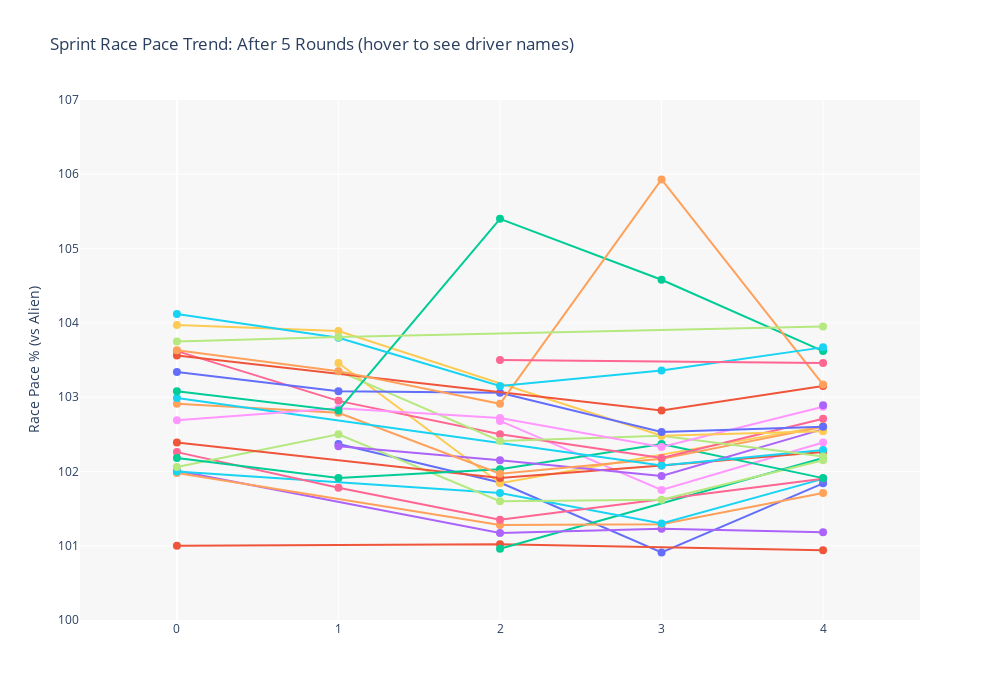

The notebook cell saved with this chart:
### Code cell
import plotly.graph_objects as go
import plotly.express as px

col_best = 'Best Race Pace % (vs Alien)'
col1 = 'Portimao Race Pace % (vs Alien)'
col2 = 'Le Mans Race Pace % (vs Alien)'
col3 = 'Interlagos Race Pace % (vs Alien)'
col4 = 'Monza Race Pace % (vs Alien)'
col5 = 'Sebring Race Pace % (vs Alien)'

time_lower = 100.0
time_upper = 107.0

# Build plot_df with friendly column names
plot_df = df2[['Driver_name', col_best, col1, col2, col3, col4, col5]].copy().rename(
    columns={col1: 'Portimao', col2: 'Le Mans', col3: 'Interlagos', col4: 'Monza', col5: 'Sebring'}
)
# Keep filter logic
plot_df = plot_df[plot_df[plot_df.columns[-1]].between(time_lower, time_upper)].reset_index(drop=True)
plot_df['best'] = plot_df[['Portimao', 'Le Mans', 'Interlagos', 'Monza', 'Sebring']].min(axis=1, skipna=True)
plot_df = plot_df.sort_values('best').reset_index(drop=True)

# Create Plotly figure
fig = go.Figure()

track_cols = ['Portimao', 'Le Mans', 'Interlagos', 'Monza', 'Sebring']
x_positions = list(range(len(track_cols)))

for idx, (_, row) in enumerate(plot_df.iterrows()):
    # Collect available (x, y) points for this driver
    pts = []
    for xi, col in enumerate(track_cols):
        val = row.get(col)
        if pd.notna(val):
            pts.append((xi, val))
    
    if not pts:
        continue
    
    xs, ys = list(zip(*pts))
    
    # Add line trace
    fig.add_trace(go.Scatter(
        x=xs,
        y=ys,
        mode='lines+markers',
        name=row['Driver_name'],
        hovertemplate='<b>' + row['Driver_name'] + '</b><br>%{customdata}<br>Pace: %{y:.2f}%<extra></extra>',
        customdata=[track_cols[int(i)] for i in xs],
        line=dict(width=2),
        marker=dict(size=8)
    ))

fig.update_layout(
    title='Sprint Race Pace Trend: After 5 Rounds (hover to see driver names)',
    xaxis=dict(
        tickmode='linear',
        tick0=0,
        dtick=1,
        ticktext=track_cols,
        tickvals=x_positions
    ),
    yaxis_title='Race Pace % (vs Alien)',
    hovermode='closest',
    plot_bgcolor='rgba(240, 240, 240, 0.5)',
    height=700,
    width=1000,
    showlegend=False,
    legend=dict(
        yanchor="top",
        y=0.99,
        xanchor="right",
        x=0.99,
        bgcolor="rgba(255, 255, 255, 0.8)"
    )
)

fig.update_yaxes(range=[time_lower, time_upper])
fig.update_xaxes(range=[-0.6, len(track_cols) - 1 + 0.6])

# Save to HTML
fig.write_html('sprint_race_pace_trend.html')
print("✓ Interactive plot saved to 'sprint_race_pace_trend.html'")

# Display in notebook
fig.show()

### Figure 1 — Plotly figure (JSON) as saved in the notebook; plotly's stock layout.template omitted (floating-point values rounded to 4 significant figures)
{"data": [{"customdata": ["Le Mans", "Interlagos", "Monza", "Sebring"], "hovertemplate": "<b>Guillermo Paret</b><br>%{customdata}<br>Pace: %{y:.2f}%<extra></extra>", "line": {"width": 2}, "marker": {"size": 8}, "mode": "lines+markers", "name": "Guillermo Paret", "type": "scatter", "x": [1, 2, 3, 4], "y": [102.4, 101.8, 100.9, 101.8]}, {"customdata": ["Portimao", "Interlagos", "Sebring"], "hovertemplate": "<b>Joris Butkus</b><br>%{customdata}<br>Pace: %{y:.2f}%<extra></extra>", "line": {"width": 2}, "marker": {"size": 8}, "mode": "lines+markers", "name": "Joris Butkus", "type": "scatter", "x": [0, 2, 4], "y": [101, 101.0, 100.9]}, {"customdata": ["Interlagos", "Sebring"], "hovertemplate": "<b>Avinash Ganti</b><br>%{customdata}<br>Pace: %{y:.2f}%<extra></extra>", "line": {"width": 2}, "marker": {"size": 8}, "mode": "lines+markers", "name": "Avinash Ganti", "type": "scatter", "x": [2, 4], "y": [101.0, 102.2]}, {"customdata": ["Portimao", "Interlagos", "Monza", "Sebring"], "hovertemplate": "<b>Greg Kachadurian</b><br>%{customdata}<br>Pace: %{y:.2f}%<extra></extra>", "line": {"width": 2}, "marker": {"size": 8}, "mode": "lines+markers", "name": "Greg Kachadurian", "type": "scatter", "x": [0, 2, 3, 4], "y": [102.0, 101.2, 101.2, 101.2]}, {"customdata": ["Portimao", "Interlagos", "Monza", "Sebring"], "hovertemplate": "<b>Michael Landry</b><br>%{customdata}<br>Pace: %{y:.2f}%<extra></extra>", "line": {"width": 2}, "marker": {"size": 8}, "mode": "lines+markers", "name": "Michael Landry", "type": "scatter", "x": [0, 2, 3, 4], "y": [102.0, 101.3, 101.3, 101.7]}, {"customdata": ["Portimao", "Interlagos", "Monza", "Sebring"], "hovertemplate": "<b>Donovan Bailey</b><br>%{customdata}<br>Pace: %{y:.2f}%<extra></extra>", "line": {"width": 2}, "marker": {"size": 8}, "mode": "lines+markers", "name": "Donovan Bailey", "type": "scatter", "x": [0, 2, 3, 4], "y": [102, 101.7, 101.3, 101.9]}, {"customdata": ["Portimao", "Le Mans", "Interlagos", "Sebring"], "hovertemplate": "<b>Jeffrey Aroyan</b><br>%{customdata}<br>Pace: %{y:.2f}%<extra></extra>", "line": {"width": 2}, "marker": {"size": 8}, "mode": "lines+markers", "name": "Jeffrey Aroyan", "type": "scatter", "x": [0, 1, 2, 4], "y": [102.3, 101.8, 101.3, 101.9]}, {"customdata": ["Portimao", "Le Mans", "Interlagos", "Monza", "Sebring"], "hovertemplate": "<b>Cyril Fortin</b><br>%{customdata}<br>Pace: %{y:.2f}%<extra></extra>", "line": {"width": 2}, "marker": {"size": 8}, "mode": "lines+markers", "name": "Cyril Fortin", "type": "scatter", "x": [0, 1, 2, 3, 4], "y": [102.1, 102.5, 101.6, 101.6, 102.2]}, {"customdata": ["Interlagos", "Monza", "Sebring"], "hovertemplate": "<b>Kelyan Locatelli</b><br>%{customdata}<br>Pace: %{y:.2f}%<extra></extra>", "line": {"width": 2}, "marker": {"size": 8}, "mode": "lines+markers", "name": "Kelyan Locatelli", "type": "scatter", "x": [2, 3, 4], "y": [102.7, 101.8, 102.4]}, {"customdata": ["Le Mans", "Interlagos", "Sebring"], "hovertemplate": "<b>John Pflibsen</b><br>%{customdata}<br>Pace: %{y:.2f}%<extra></extra>", "line": {"width": 2}, "marker": {"size": 8}, "mode": "lines+markers", "name": "John Pflibsen", "type": "scatter", "x": [1, 2, 4], "y": [103.5, 101.8, 102.6]}, {"customdata": ["Sebring"], "hovertemplate": "<b>William Neron</b><br>%{customdata}<br>Pace: %{y:.2f}%<extra></extra>", "line": {"width": 2}, "marker": {"size": 8}, "mode": "lines+markers", "name": "William Neron", "type": "scatter", "x": [4], "y": [101.9]}, {"customdata": ["Portimao", "Interlagos", "Monza", "Sebring"], "hovertemplate": "<b>Josh Popov</b><br>%{customdata}<br>Pace: %{y:.2f}%<extra></extra>", "line": {"width": 2}, "marker": {"size": 8}, "mode": "lines+markers", "name": "Josh Popov", "type": "scatter", "x": [0, 2, 3, 4], "y": [102.4, 101.9, 102.1, 102.3]}, {"customdata": ["Portimao", "Le Mans", "Interlagos", "Monza", "Sebring"], "hovertemplate": "<b>Willie Mangram</b><br>%{customdata}<br>Pace: %{y:.2f}%<extra></extra>", "line": {"width": 2}, "marker": {"size": 8}, "mode": "lines+markers", "name": "Willie Mangram", "type": "scatter", "x": [0, 1, 2, 3, 4], "y": [102.2, 101.9, 102.0, 102.4, 101.9]}, {"customdata": ["Le Mans", "Interlagos", "Monza", "Sebring"], "hovertemplate": "<b>Harrison Miller</b><br>%{customdata}<br>Pace: %{y:.2f}%<extra></extra>", "line": {"width": 2}, "marker": {"size": 8}, "mode": "lines+markers", "name": "Harrison Miller", "type": "scatter", "x": [1, 2, 3, 4], "y": [102.3, 102.2, 101.9, 102.6]}, {"customdata": ["Portimao", "Le Mans", "Interlagos", "Monza", "Sebring"], "hovertemplate": "<b>Philippe Brazeau</b><br>%{customdata}<br>Pace: %{y:.2f}%<extra></extra>", "line": {"width": 2}, "marker": {"size": 8}, "mode": "lines+markers", "name": "Philippe Brazeau", "type": "scatter", "x": [0, 1, 2, 3, 4], "y": [102.9, 102.8, 102.0, 102.2, 102.6]}, {"customdata": ["Portimao", "Monza", "Sebring"], "hovertemplate": "<b>Louis Gendron</b><br>%{customdata}<br>Pace: %{y:.2f}%<extra></extra>", "line": {"width": 2}, "marker": {"size": 8}, "mode": "lines+markers", "name": "Louis Gendron", "type": "scatter", "x": [0, 3, 4], "y": [103.0, 102.1, 102.3]}, {"customdata": ["Portimao", "Le Mans", "Interlagos", "Monza", "Sebring"], "hovertemplate": "<b>Ricardo Swaby</b><br>%{customdata}<br>Pace: %{y:.2f}%<extra></extra>", "line": {"width": 2}, "marker": {"size": 8}, "mode": "lines+markers", "name": "Ricardo Swaby", "type": "scatter", "x": [0, 1, 2, 3, 4], "y": [103.6, 103.0, 102.5, 102.2, 102.7]}, {"customdata": ["Le Mans", "Interlagos", "Monza", "Sebring"], "hovertemplate": "<b>Parker Thomas</b><br>%{customdata}<br>Pace: %{y:.2f}%<extra></extra>", "line": {"width": 2}, "marker": {"size": 8}, "mode": "lines+markers", "name": "Parker Thomas", "type": "scatter", "x": [1, 2, 3, 4], "y": [103.3, 102.4, 102.5, 102.2]}, {"customdata": ["Portimao", "Le Mans", "Interlagos", "Monza", "Sebring"], "hovertemplate": "<b>Alexandre Urie</b><br>%{customdata}<br>Pace: %{y:.2f}%<extra></extra>", "line": {"width": 2}, "marker": {"size": 8}, "mode": "lines+markers", "name": "Alexandre Urie", "type": "scatter", "x": [0, 1, 2, 3, 4], "y": [102.7, 102.8, 102.7, 102.3, 102.9]}, {"customdata": ["Portimao", "Le Mans", "Monza", "Sebring"], "hovertemplate": "<b>Nick Johnson</b><br>%{customdata}<br>Pace: %{y:.2f}%<extra></extra>", "line": {"width": 2}, "marker": {"size": 8}, "mode": "lines+markers", "name": "Nick Johnson", "type": "scatter", "x": [0, 1, 3, 4], "y": [104.0, 103.9, 102.5, 102.5]}, {"customdata": ["Portimao", "Le Mans", "Interlagos", "Monza", "Sebring"], "hovertemplate": "<b>Dustin Rand</b><br>%{customdata}<br>Pace: %{y:.2f}%<extra></extra>", "line": {"width": 2}, "marker": {"size": 8}, "mode": "lines+markers", "name": "Dustin Rand", "type": "scatter", "x": [0, 1, 2, 3, 4], "y": [103.3, 103.1, 103.1, 102.5, 102.6]}, {"customdata": ["Portimao", "Monza", "Sebring"], "hovertemplate": "<b>Preston Parenti</b><br>%{customdata}<br>Pace: %{y:.2f}%<extra></extra>", "line": {"width": 2}, "marker": {"size": 8}, "mode": "lines+markers", "name": "Preston Parenti", "type": "scatter", "x": [0, 3, 4], "y": [103.6, 102.8, 103.2]}, {"customdata": ["Portimao", "Le Mans", "Interlagos", "Monza", "Sebring"], "hovertemplate": "<b>Ross McLean</b><br>%{customdata}<br>Pace: %{y:.2f}%<extra></extra>", "line": {"width": 2}, "marker": {"size": 8}, "mode": "lines+markers", "name": "Ross McLean", "type": "scatter", "x": [0, 1, 2, 3, 4], "y": [103.1, 102.8, 105.4, 104.6, 103.6]}, {"customdata": ["Sebring"], "hovertemplate": "<b>Richie Wood</b><br>%{customdata}<br>Pace: %{y:.2f}%<extra></extra>", "line": {"width": 2}, "marker": {"size": 8}, "mode": "lines+markers", "name": "Richie Wood", "type": "scatter", "x": [4], "y": [102.9]}, {"customdata": ["Portimao", "Le Mans", "Interlagos", "Monza", "Sebring"], "hovertemplate": "<b>David St-Germain</b><br>%{customdata}<br>Pace: %{y:.2f}%<extra></extra>", "line": {"width": 2}, "marker": {"size": 8}, "mode": "lines+markers", "name": "David St-Germain", "type": "scatter", "x": [0, 1, 2, 3, 4], "y": [103.6, 103.3, 102.9, 105.9, 103.2]}, {"customdata": ["Portimao", "Le Mans", "Interlagos", "Monza", "Sebring"], "hovertemplate": "<b>Hans Montes</b><br>%{customdata}<br>Pace: %{y:.2f}%<extra></extra>", "line": {"width": 2}, "marker": {"size": 8}, "mode": "lines+markers", "name": "Hans Montes", "type": "scatter", "x": [0, 1, 2, 3, 4], "y": [104.1, 103.8, 103.2, 103.4, 103.7]}, {"customdata": ["Interlagos", "Sebring"], "hovertemplate": "<b>Dave Carter</b><br>%{customdata}<br>Pace: %{y:.2f}%<extra></extra>", "line": {"width": 2}, "marker": {"size": 8}, "mode": "lines+markers", "name": "Dave Carter", "type": "scatter", "x": [2, 4], "y": [103.5, 103.5]}, {"customdata": ["Portimao", "Le Mans", "Sebring"], "hovertemplate": "<b>Dan Gomez</b><br>%{customdata}<br>Pace: %{y:.2f}%<extra></extra>", "line": {"width": 2}, "marker": {"size": 8}, "mode": "lines+markers", "name": "Dan Gomez", "type": "scatter", "x": [0, 1, 4], "y": [103.8, 103.8, 104.0]}], "layout": {"height": 700, "hovermode": "closest", "legend": {"bgcolor": "rgba(255, 255, 255, 0.8)", "x": 0.99, "xanchor": "right", "y": 0.99, "yanchor": "top"}, "plot_bgcolor": "rgba(240, 240, 240, 0.5)", "showlegend": false, "title": {"text": "Sprint Race Pace Trend: After 5 Rounds (hover to see driver names)"}, "width": 1000, "xaxis": {"dtick": 1, "range": [-0.6, 4.6], "tick0": 0, "tickmode": "linear", "ticktext": ["Portimao", "Le Mans", "Interlagos", "Monza", "Sebring"], "tickvals": [0, 1, 2, 3, 4]}, "yaxis": {"range": [100, 107], "title": {"text": "Race Pace % (vs Alien)"}}}}
